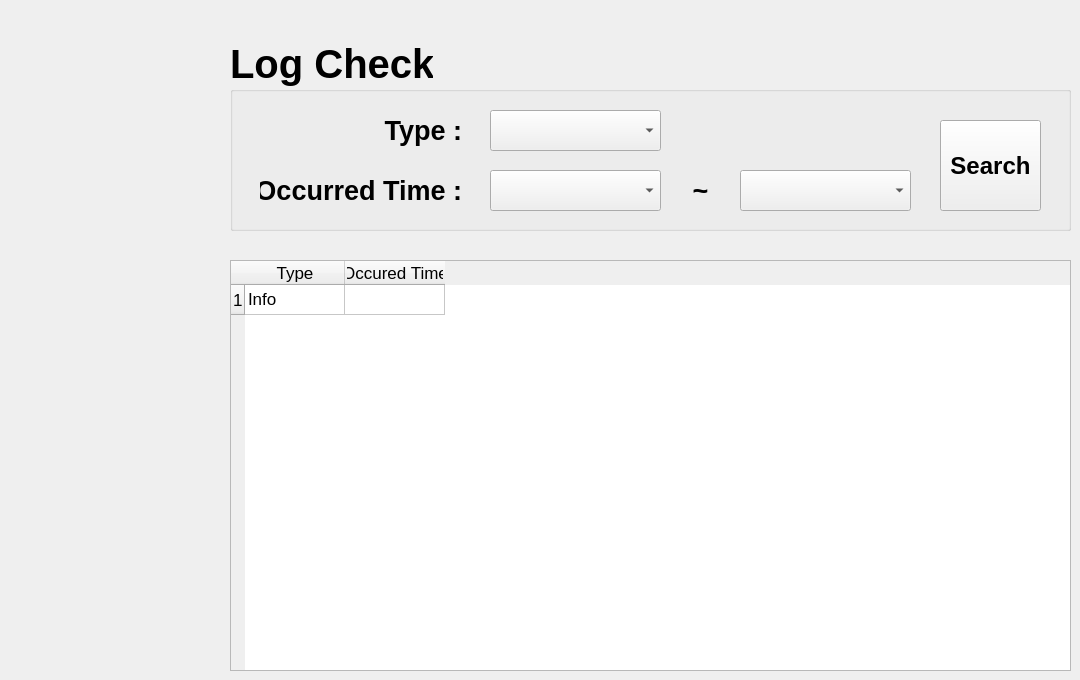
    <widget class="QWidget" name="log_page">
     <widget class="QGroupBox" name="groupBox_26">
      <property name="geometry">
       <rect>
        <x>230</x>
        <y>40</y>
        <width>841</width>
        <height>191</height>
       </rect>
      </property>
      <property name="font">
       <font>
        <pointsize>30</pointsize>
        <weight>75</weight>
        <bold>true</bold>
       </font>
      </property>
      <property name="title">
       <string>Log Check</string>
      </property>
      <widget class="QComboBox" name="captured_date_end_3">
       <property name="geometry">
        <rect>
         <x>510</x>
         <y>130</y>
         <width>171</width>
         <height>41</height>
        </rect>
       </property>
      </widget>
      <widget class="QComboBox" name="captured_date_start_4">
       <property name="geometry">
        <rect>
         <x>260</x>
         <y>70</y>
         <width>171</width>
         <height>41</height>
        </rect>
       </property>
      </widget>
      <widget class="QComboBox" name="captured_date_start_3">
       <property name="geometry">
        <rect>
         <x>260</x>
         <y>130</y>
         <width>171</width>
         <height>41</height>
        </rect>
       </property>
      </widget>
      <widget class="QLabel" name="label_198">
       <property name="geometry">
        <rect>
         <x>440</x>
         <y>130</y>
         <width>61</width>
         <height>41</height>
        </rect>
       </property>
       <property name="font">
        <font>
         <pointsize>20</pointsize>
         <weight>75</weight>
         <bold>true</bold>
        </font>
       </property>
       <property name="text">
        <string>~</string>
       </property>
       <property name="alignment">
        <set>Qt::AlignCenter</set>
       </property>
      </widget>
      <widget class="QLabel" name="label_197">
       <property name="geometry">
        <rect>
         <x>30</x>
         <y>120</y>
         <width>202</width>
         <height>61</height>
        </rect>
       </property>
       <property name="font">
        <font>
         <pointsize>20</pointsize>
         <weight>75</weight>
         <bold>true</bold>
        </font>
       </property>
       <property name="text">
        <string>Occurred Time :</string>
       </property>
       <property name="alignment">
        <set>Qt::AlignRight|Qt::AlignTrailing|Qt::AlignVCenter</set>
       </property>
      </widget>
      <widget class="QLabel" name="label_199">
       <property name="geometry">
        <rect>
         <x>30</x>
         <y>60</y>
         <width>202</width>
         <height>61</height>
        </rect>
       </property>
       <property name="font">
        <font>
         <pointsize>20</pointsize>
         <weight>75</weight>
         <bold>true</bold>
        </font>
       </property>
       <property name="text">
        <string>Type :</string>
       </property>
       <property name="alignment">
        <set>Qt::AlignRight|Qt::AlignTrailing|Qt::AlignVCenter</set>
       </property>
      </widget>
      <widget class="QPushButton" name="search_button_video_2">
       <property name="geometry">
        <rect>
         <x>710</x>
         <y>80</y>
         <width>101</width>
         <height>91</height>
        </rect>
       </property>
       <property name="font">
        <font>
         <pointsize>18</pointsize>
         <weight>75</weight>
         <bold>true</bold>
        </font>
       </property>
       <property name="styleSheet">
        <string notr="true"/>
       </property>
       <property name="text">
        <string>Search</string>
       </property>
      </widget>
     </widget>
     <widget class="QTableWidget" name="log_table">
      <property name="geometry">
       <rect>
        <x>230</x>
        <y>260</y>
        <width>841</width>
        <height>411</height>
       </rect>
      </property>
      <property name="font">
       <font>
        <pointsize>13</pointsize>
        <weight>50</weight>
        <bold>false</bold>
       </font>
      </property>
      <row>
       <property name="text">
        <string>1</string>
       </property>
      </row>
      <column>
       <property name="text">
        <string>Type</string>
       </property>
      </column>
      <column>
       <property name="text">
        <string>Occured Time</string>
       </property>
      </column>
      <item row="0" column="0">
       <property name="text">
        <string>Info</string>
       </property>
      </item>
      <item row="0" column="1">
       <property name="text">
        <string/>
       </property>
      </item>
     </widget>
    </widget>
